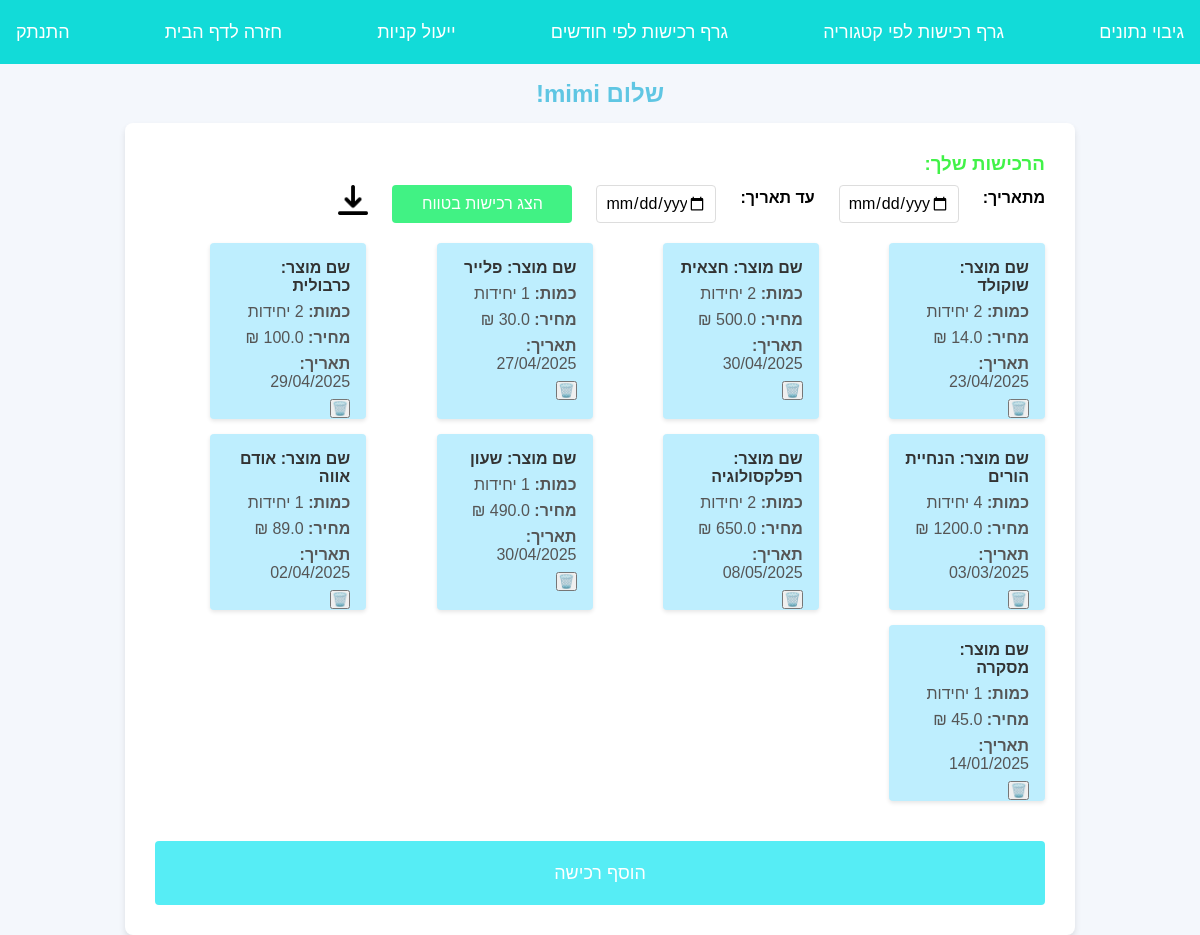
The app's page /profile (signed in), older data.
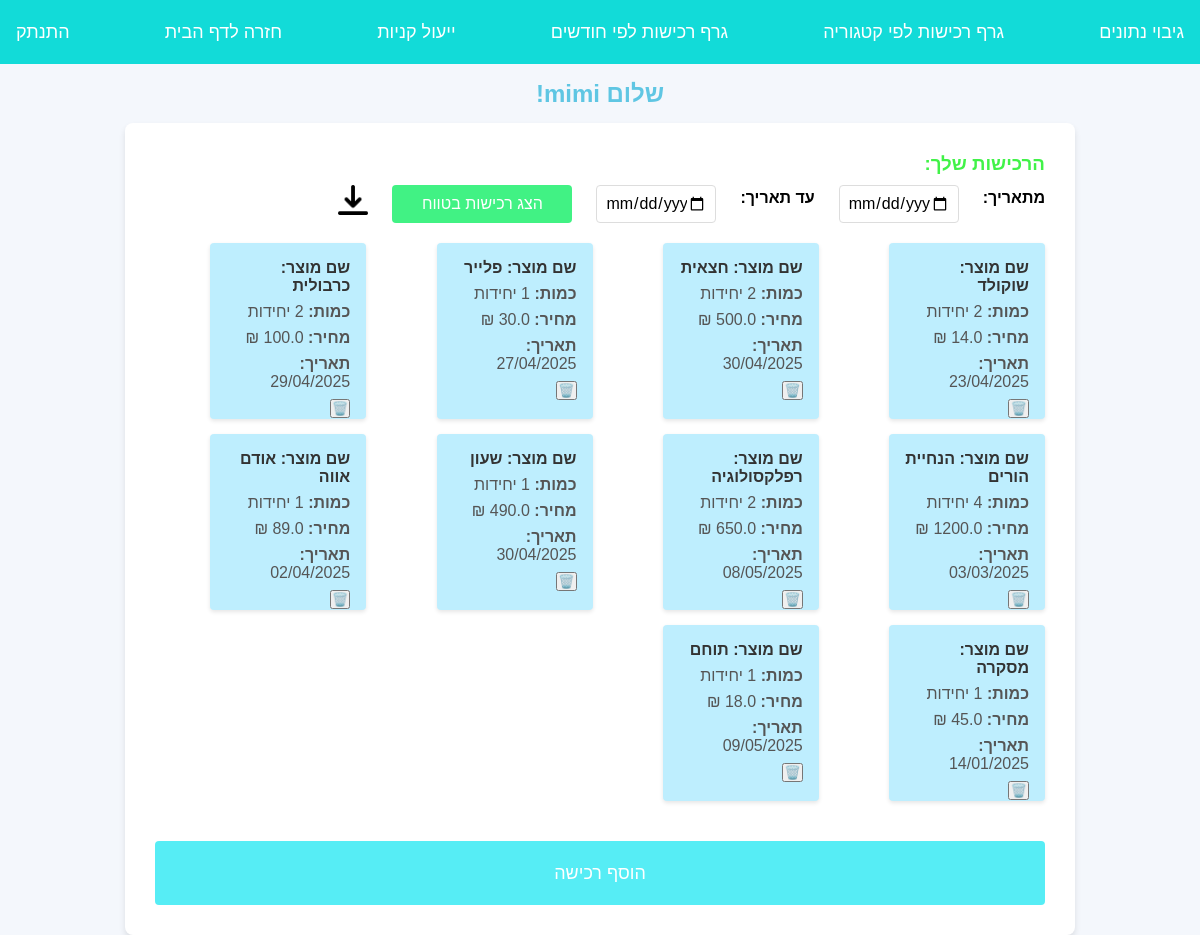
The same page, newer data.
### models.py (models this page shows)
class Purchase(db.Model):
    id = db.Column(db.Integer, primary_key=True)
    name = db.Column(db.String(100), nullable=False)
    quantity = db.Column(db.Integer, nullable=False)
    price = db.Column(db.Float, nullable=False)
    category = db.Column(db.String(50))
    date = db.Column(db.Date, nullable=False, default=lambda: date.today())
    user_id = db.Column(db.Integer, db.ForeignKey('user.id'), nullable=False)

### app.py (the view)
@app.route('/profile')
def profile():
    email = session.get('user_email')  # השתמש ב-session כדי לשלוף את האימייל של המשתמש המחובר
    if not email:
        return redirect(url_for('login'))  # אם אין אימייל ב-session, הפנה להתחברות
    user = User.query.filter_by(email=email).first()
    if not user:
        return redirect(url_for('login'))
    purchases = Purchase.query.filter_by(user_id=user.id).all()
    return render_template('profile.html', user=user, purchases=purchases)

### templates/profile.html (shortened to what this page needs)
<!DOCTYPE html>
<html lang="he">
<head>
    <link rel="stylesheet" href="{{ url_for('static', filename='css/profile.css') }}">
</head>
<body>
        <nav>
            <a href="{{ url_for('save_data') }}">גיבוי נתונים</a>
            <a href="{{ url_for('graph1') }}">גרף רכישות לפי קטגוריה</a>
            <a href="{{ url_for('graph2') }}">גרף רכישות לפי חודשים</a>
            <a href="{{ url_for('optimize_shopping') }}" class="btn">ייעול קניות</a>
            <a href="{{ url_for('home') }}">חזרה לדף הבית</a>
            <a href="{{ url_for('logout') }}">התנתק</a>
        </nav>
        <h2>שלום {{ user.username }}!</h2>
    <div class="profile-container">
        <h3>הרכישות שלך:</h3>
        <form method="GET" onsubmit="searchByDates(event)" class="date-search-form">
                <label>מתאריך:</label>
                <input type="date" id="start_date" required>
                <label>עד תאריך:</label>
                <input type="date" id="end_date" required>
                <button type="submit">הצג רכישות בטווח</button>
                <a href="{{ url_for('download_data') }}">
                    <img src="{{ url_for('static', filename='images/download.png') }}" alt="הורד קובץ" style="width:30px; height:30px; cursor:pointer;">
                </a>
        </form>
        {% if error %}
            <p style="color: red;">{{ error }}</p>
        {% else %}
        {% if purchases %}
            <div class="purchases-grid">
                {% for p in purchases %}
                    <div class="purchase-card">
                        <h4>שם מוצר:  {{ p.name }}</h4>
                        <p><strong>כמות:</strong> {{ p.quantity }} יחידות</p>
                        <p><strong>מחיר:</strong> {{ p.price }} ₪</p>
                        <p><strong>תאריך:</strong> {{ p.date.strftime('%d/%m/%Y') }}</p>
                        <form method="POST" action="{{ url_for('delete_purchase', purchase_id=p.id) }}" onsubmit="return confirm('אתה בטוח שברצונך למחוק?');">
                            <button type="submit" class="btn btn-danger btn-sm">🗑️</button>
                        </form>
                    </div>
        {% endfor %}
            </div>
            {% else %}
                <p>אין לך עדיין רכישות.</p>
            {% endif %}
        {% endif %}
        <a href="{{ url_for('add_purchase') }}">
            <button>הוסף רכישה</button>
        </a>
    </div>
</body>
</html>

Row changes from the older to the newer data that the page shows:
added Purchase: name "תוחם", date "09/05/2025"
